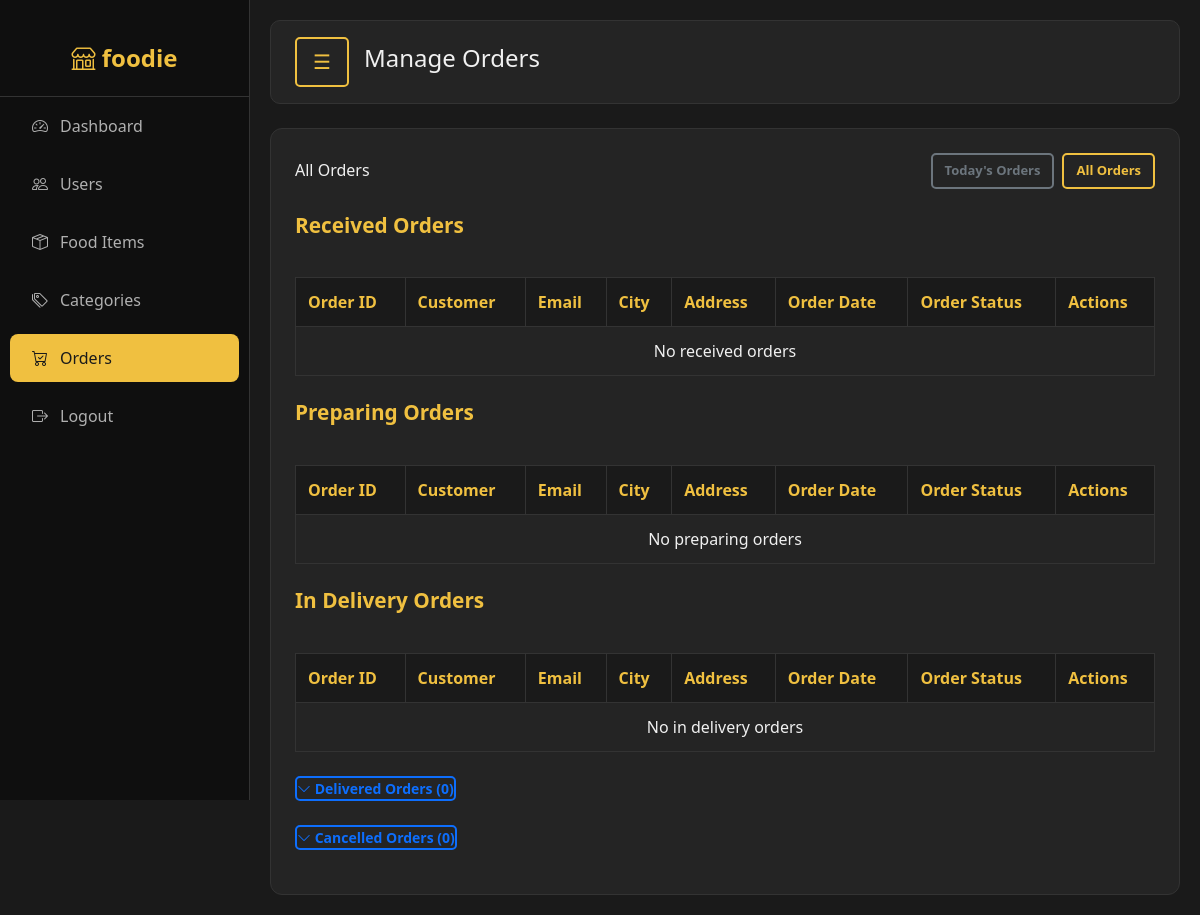
The page /modules/admin/orders.php?date_filter=all (signed in) on the database as committed earlier.
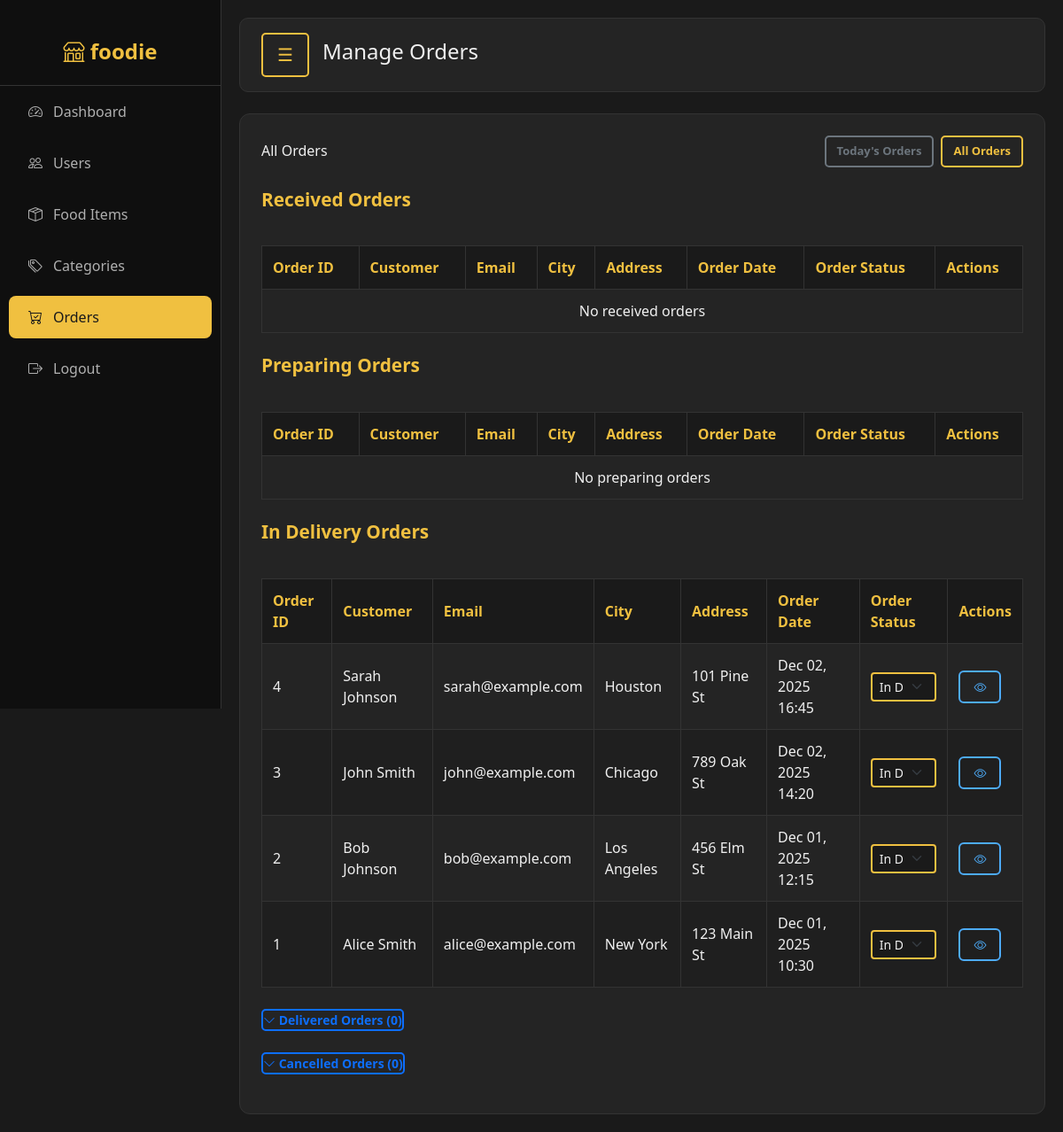
The same page on the database as committed later.
### tables this page shows
CREATE TABLE `orders` (
  `id` int(10) UNSIGNED NOT NULL,
  `user_id` int(10) UNSIGNED NOT NULL,
  `payment_status` tinyint(4) NOT NULL DEFAULT 0,
   
  `order_status` tinyint(4) NOT NULL DEFAULT 0,
  `city` varchar(100) DEFAULT NULL,
  `address` varchar(255) DEFAULT NULL,  
  `created_at` timestamp NOT NULL DEFAULT current_timestamp()
);

CREATE TABLE `users` (
  `id` int(10) UNSIGNED NOT NULL,
  `name` varchar(100) NOT NULL,
  `phone_number` varchar(20) DEFAULT NULL,
  `email` varchar(150) DEFAULT NULL,
  `password` varchar(255) NOT NULL,
  `role` tinyint(4) NOT NULL DEFAULT 0
);

### modules/admin/orders.php (the view, shortened to what the changed rows need)
<?php
require_once '../../config/db.php';
$all_orders_sql = "SELECT orders.*, users.name as user_name, users.email as user_email
        FROM orders
        LEFT JOIN users ON orders.user_id = users.id
        WHERE orders.payment_status = 1";
$all_orders_sql .= " ORDER BY orders.created_at DESC";
$all_orders_result = $conn->query($all_orders_sql);
$orders_by_status = [
    0 => [],
    1 => [],
    2 => [],
    3 => [],
    4 => []
];
if ($all_orders_result && $all_orders_result->num_rows > 0) {
    while ($order = $all_orders_result->fetch_assoc()) {
        $status = intval($order['order_status']);
        if (isset($orders_by_status[$status])) {
            $orders_by_status[$status][] = $order;
        }
    }
}
$status_labels = [
    0 => 'Received',
    1 => 'Preparing',
    2 => 'In Delivery',
    3 => 'Delivered',
    4 => 'Cancelled'
];
?>
<!DOCTYPE html>
<html lang="en">
<head>
    <link href="https://cdn.jsdelivr.net/npm/bootstrap@5.3.2/dist/css/bootstrap.min.css" rel="stylesheet">
    <link rel="stylesheet" href="https://cdn.jsdelivr.net/npm/bootstrap-icons@1.11.1/font/bootstrap-icons.css">
    <link rel="stylesheet" href="components/styles.css">
</head>
<body>
    <div class="main-content" id="mainContent">
        <div class="data-table">
        <div class="d-flex justify-content-between align-items-center mb-3">
            <div>
            </div>
            <div class="d-flex gap-2">
            </div>
        </div>
        <?php
        foreach ([0, 1, 2] as $status):
            $orders = $orders_by_status[$status];
        ?>
        <h5 class="mt-4"><?php echo $status_labels[$status]; ?> Orders</h5>
        <div class="table-responsive">
            <table>
                <thead>
                    <tr>
                        <th>Order ID</th>
                        <th>Customer</th>
                        <th>Email</th>
                        <th>City</th>
                        <th>Address</th>
                        <th>Order Date</th>
                        <th>Order Status</th>
                        <th>Actions</th>
                    </tr>
                </thead>
                <tbody>
                    <?php if (count($orders) > 0): ?>
                        <?php foreach($orders as $order): ?>
                        <tr>
                            <td><?php echo $order['id']; ?></td>
                            <td><?php echo htmlspecialchars($order['user_name']); ?></td>
                            <td><?php echo htmlspecialchars($order['user_email']); ?></td>
                            <td><?php echo htmlspecialchars($order['city']); ?></td>
                            <td><?php echo htmlspecialchars($order['address']); ?></td>
                            <td><?php echo date('M d, Y H:i', strtotime($order['created_at'])); ?></td>
                            <td>
                                <form method="POST" action="process_order_status.php" style="display:inline;">
                                    <select name="order_status" class="form-select form-select-sm" onchange="this.form.submit()">
                                        <option value="2" <?php echo $order['order_status'] == 2 ? 'selected' : ''; ?>>In Delivery</option>
                                    </select>
                                </form>
                            </td>
                            <td>
                                <button type="button" class="btn btn-sm btn-outline-info"
                                        onclick="viewOrderDetails(<?php echo $order['id']; ?>)">
                                    <i class="bi bi-eye"></i>
                                </button>
                            </td>
                        </tr>
                        <?php endforeach; ?>
                    <?php else: ?>
                        <tr>
                            <td colspan="8" class="text-center">No <?php echo strtolower($status_labels[$status]); ?> orders</td>
                        </tr>
                    <?php endif; ?>
                </tbody>
            </table>
        </div>
        <?php endforeach; ?>
        <div class="mt-4">
            <h5>
            </h5>
        </div>
        <div class="mt-4">
            <h5>
            </h5>
        </div>
        </div>
    </div>
</body>
</html>

Rows that differ between the two databases and show on the page:
now on this page (row edited): orders: id "4", user.name "Sarah Johnson", user.email "sarah@example.com", city "Houston", address "101 Pine St", created_at "Dec 02, 2025 16:45", order_status "In Delivery"
now on this page (row edited): orders: id "3", user.name "John Smith", user.email "john@example.com", city "Chicago", address "789 Oak St", created_at "Dec 02, 2025 14:20", order_status "In Delivery"
now on this page (row edited): orders: id "2", user.name "Bob Johnson", user.email "bob@example.com", city "Los Angeles", address "456 Elm St", created_at "Dec 01, 2025 12:15", order_status "In Delivery"
now on this page (row edited): orders: id "1", user.name "Alice Smith", user.email "alice@example.com", city "New York", address "123 Main St", created_at "Dec 01, 2025 10:30", order_status "In Delivery"
Other text that changed with them:
new list line: "In Delivery Orders Order ID Customer Email City Address Order Date Order Status Actions"
list line gone: "In Delivery Orders Order ID Customer Email City Address Order Date Order Status Actions No in delivery orders"
